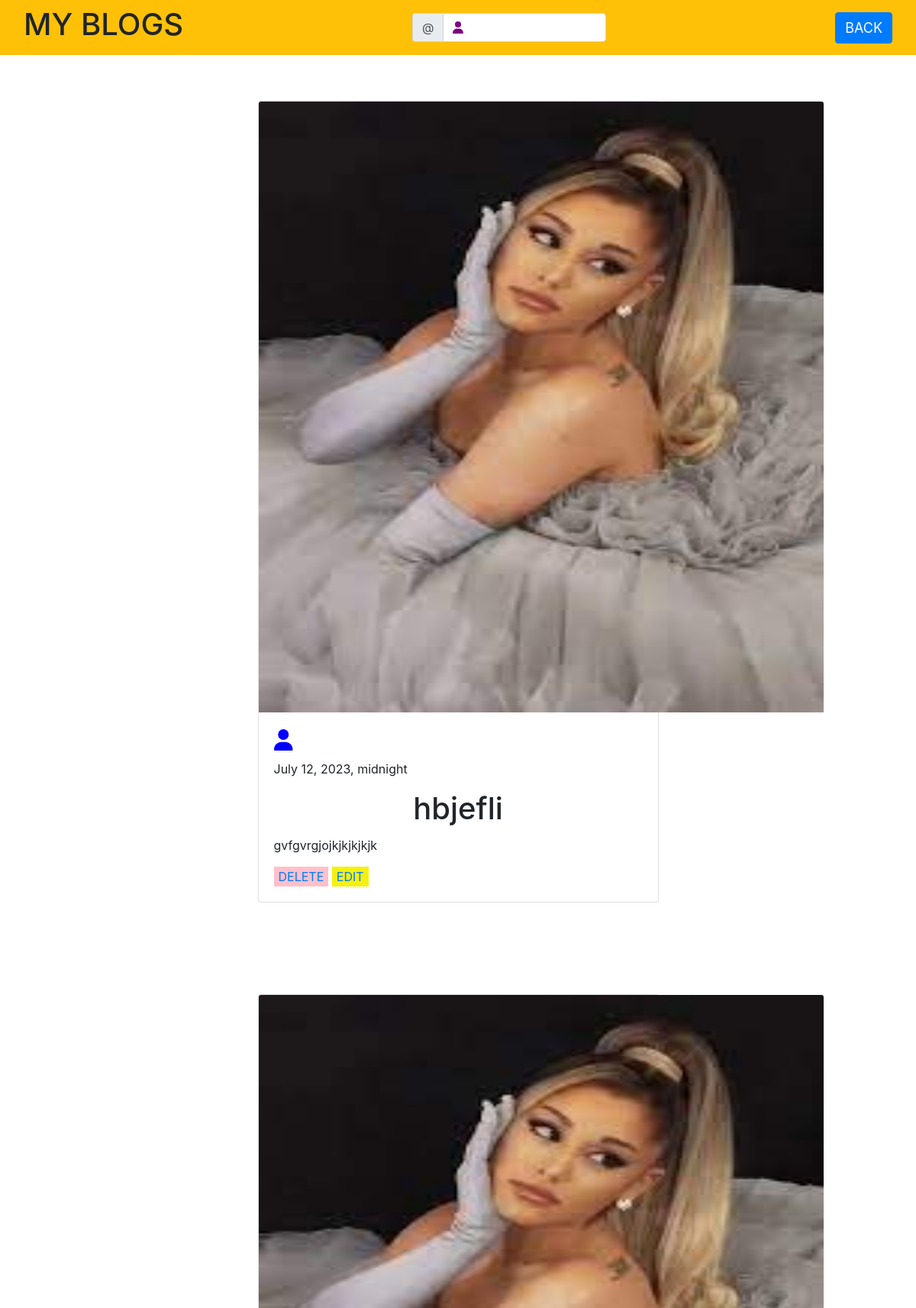
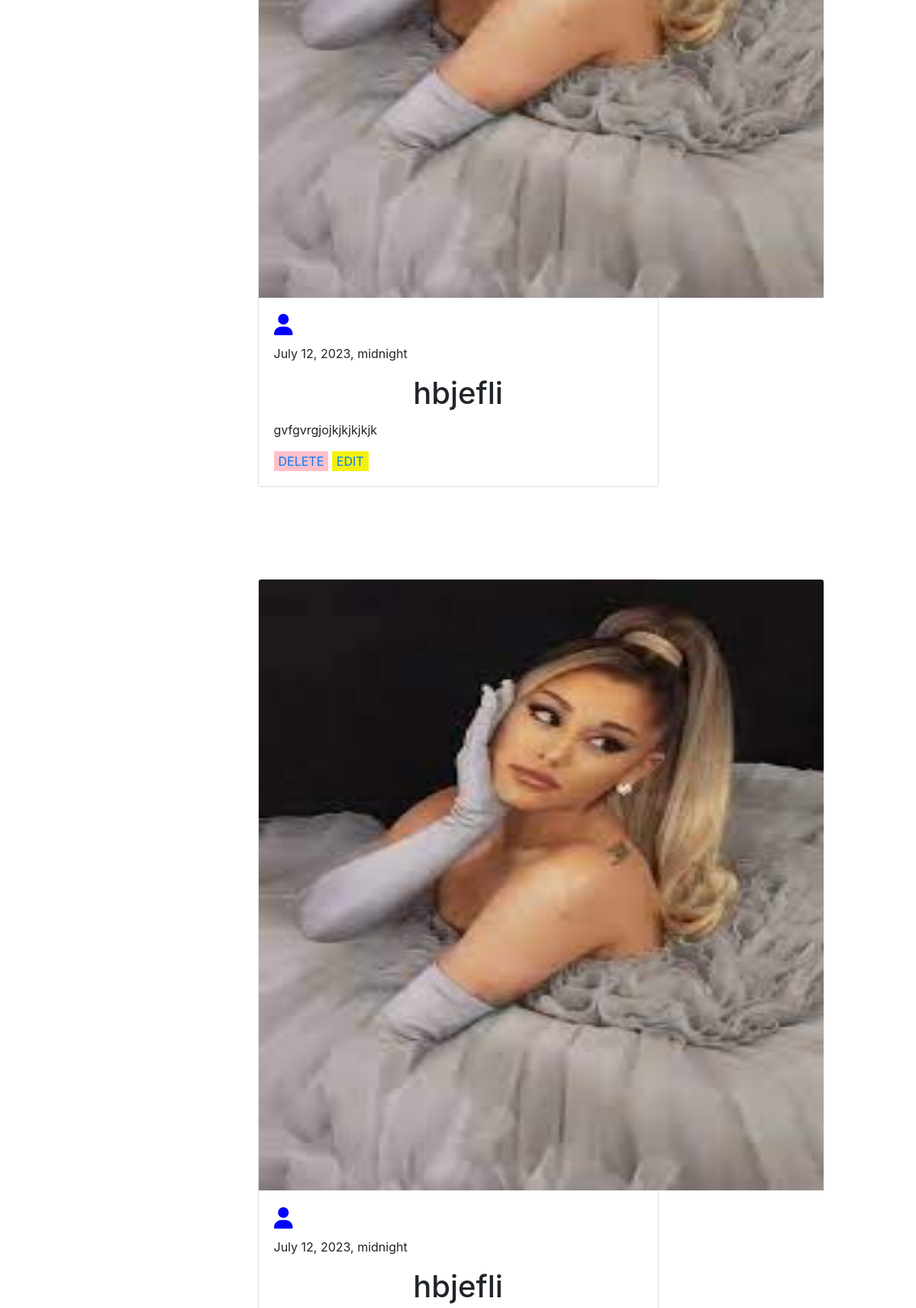
The app's page /viewmyblog (upper part) with its own data (2 pictures, top to bottom).
### bapp/models.py (models this page shows, shortened)
class Bloglist(models.Model):
    Blog_id=models.AutoField(primary_key=True)
    Author_name=models.CharField(max_length=200)
    Publish_date=models.DateTimeField()
    Blog_cateogry=models.CharField(max_length=300,null=True,blank=True)
    Blog_title=models.CharField(max_length=400)
    Blog_caption=models.CharField(max_length=500)
    Blog_img=models.ImageField(upload_to='blogs',null=True,blank=True)
    likes=models.ManyToManyField(User,related_name="like_blog",blank=True)

### bapp/views.py (the view)
# urls.py: path('viewmyblog',views.viewmyblog,name="viewmyblog"),
def viewmyblog(request):
    myblogs=Bloglist.objects.filter(Author_name=request.user.username)
    print(myblogs)
    return render(request,"viewmyblog.html",{"myblogs":myblogs})

### bapp/templates/viewmyblog.html (shortened to what this page needs)
<!DOCTYPE html>
<html lang="en">
<head>
    <link rel="stylesheet" href="https://cdnjs.cloudflare.com/ajax/libs/font-awesome/6.2.1/css/all.min.css"
 />
    <link rel="stylesheet" href="https://cdn.jsdelivr.net/npm/bootstrap@4.4.1/dist/css/bootstrap.min.css"
>
</head>
<body>
    <nav class="navbar navbar-expand-lg navbar-light bg-warning">
        <div class="container-fluid">
            <h1>MY BLOGS</h1>
            <div class="col-sm-3 my-1">
                <div class="input-group">
                    <div class="input-group-prepend">
                        <div class="input-group-text">@</div>
                    </div>
                    <a href="#" type="text" class="form-control" id="inlineFormInputGroupUsername"
                        placeholder="Username"><i style="color: purple;
                        " class="fa-solid fa-user"></i>
                        {{request.user.username}}</a>
                </div>
            </div>
            <div class="d-flex align-items-center">
                <button class="btn btn-primary me-3">
                    <a style="color: white; font-size: 18px;" href="{%url 'blogpage'%}">BACK</a>
                </button>
            </div>
        </div>
    </nav>
    {%for blog in myblogs %}
    <div class="row row-cols-1 row-cols-md-2 g-4 ">
        <div class="col">
            <div class="card">
                {%if blog.Blog_img%}
                <img src="{{blog.Blog_img.url}}" class="card-img-top" style="height: 800px;width: 740px;"
                    alt="Hollywood Sign on The Hill" />
                {%endif%}
                <div class="card-body">
                    <h3>
                        <i class="fa-solid fa-user" style="color: blue;"></i>
                    </h3>
                    <p>{{blog.Publish_date}}</p>
                    <h5 class="card-title  " style="font-size: 40px; text-align: center;">{{blog.Blog_title}}</h5>
                    <p class="card-text">{{ blog.Blog_caption }}</p>
                    <button type="submit" style="background-color:pink; color: white; border: 2px;">
                        <a href="{%url 'deleteblog' blog.Blog_id%}"> DELETE</a>
                    </button>
                    <button type="submit" style="background-color:rgb(245, 241, 14); color: white; border: 2px;">
                        <a href="{%url 'editpage' blog.Blog_id%}"> EDIT</a>
                    </button>
                </div>
            </div>
        </div>
    </div>
    {%endfor%}
</body>
</html>

### bapp/templates/viewmyblog.html (style rules this page uses)
.row { display: flex; flex-wrap: wrap; justify-content: space-around; padding: 5vw; }

### records on screen
Bloglist: Blog_img (picture), Publish_date "July 12, 2023, midnight", Blog_title "hbjefli", Blog_caption "gvfgvrgjojkjkjkjkjk"
Bloglist: Blog_img (picture), Publish_date "July 12, 2023, midnight", Blog_title "hbjefli", Blog_caption "gvfgvrgjojkjkjkjkjk"
Bloglist: Blog_img (picture), Publish_date "July 12, 2023, midnight", Blog_title "hbjefli"
